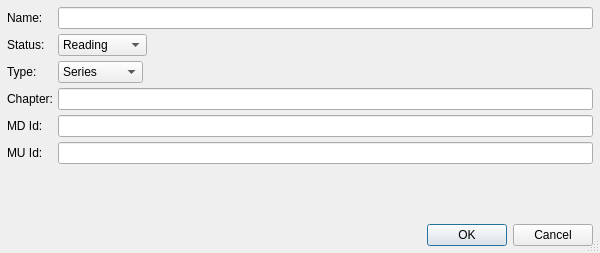
<?xml version="1.0" encoding="UTF-8"?>
<ui version="4.0">
 <class>AddWorkDialog</class>
 <widget class="QDialog" name="AddWorkDialog">
  <property name="geometry">
   <rect>
    <x>0</x>
    <y>0</y>
    <width>600</width>
    <height>253</height>
   </rect>
  </property>
  <property name="windowTitle">
   <string>Add Work</string>
  </property>
  <property name="sizeGripEnabled">
   <bool>true</bool>
  </property>
  <layout class="QVBoxLayout" name="verticalLayout">
   <property name="spacing">
    <number>5</number>
   </property>
   <property name="leftMargin">
    <number>7</number>
   </property>
   <property name="topMargin">
    <number>7</number>
   </property>
   <property name="rightMargin">
    <number>7</number>
   </property>
   <property name="bottomMargin">
    <number>7</number>
   </property>
   <item>
    <layout class="QFormLayout" name="formLayout">
     <item row="0" column="0">
      <widget class="QLabel" name="label">
       <property name="text">
        <string>Name:</string>
       </property>
      </widget>
     </item>
     <item row="0" column="1">
      <widget class="QLineEdit" name="nameLineEdit"/>
     </item>
     <item row="1" column="0">
      <widget class="QLabel" name="label_2">
       <property name="text">
        <string>Status:</string>
       </property>
      </widget>
     </item>
     <item row="1" column="1">
      <widget class="QComboBox" name="statusComboBox">
       <property name="sizePolicy">
        <sizepolicy hsizetype="Maximum" vsizetype="Fixed">
         <horstretch>0</horstretch>
         <verstretch>0</verstretch>
        </sizepolicy>
       </property>
       <item>
        <property name="text">
         <string>Reading</string>
        </property>
       </item>
       <item>
        <property name="text">
         <string>Completed</string>
        </property>
       </item>
      </widget>
     </item>
     <item row="2" column="0">
      <widget class="QLabel" name="label_3">
       <property name="text">
        <string>Type:</string>
       </property>
      </widget>
     </item>
     <item row="2" column="1">
      <widget class="QComboBox" name="typeComboBox">
       <property name="sizePolicy">
        <sizepolicy hsizetype="Maximum" vsizetype="Fixed">
         <horstretch>0</horstretch>
         <verstretch>0</verstretch>
        </sizepolicy>
       </property>
       <item>
        <property name="text">
         <string>Series</string>
        </property>
       </item>
       <item>
        <property name="text">
         <string>One Shot</string>
        </property>
       </item>
       <item>
        <property name="text">
         <string>Anthology</string>
        </property>
       </item>
      </widget>
     </item>
     <item row="3" column="0">
      <widget class="QLabel" name="label_5">
       <property name="text">
        <string>Chapter:</string>
       </property>
      </widget>
     </item>
     <item row="3" column="1">
      <widget class="QLineEdit" name="chapterLineEdit"/>
     </item>
     <item row="4" column="0">
      <widget class="QLabel" name="label_4">
       <property name="text">
        <string>MD Id:</string>
       </property>
      </widget>
     </item>
     <item row="4" column="1">
      <widget class="QLineEdit" name="mdLineEdit"/>
     </item>
     <item row="5" column="0">
      <widget class="QLabel" name="label_6">
       <property name="text">
        <string>MU Id:</string>
       </property>
      </widget>
     </item>
     <item row="5" column="1">
      <widget class="QLineEdit" name="muLineEdit"/>
     </item>
    </layout>
   </item>
   <item>
    <widget class="QDialogButtonBox" name="buttonBox">
     <property name="orientation">
      <enum>Qt::Horizontal</enum>
     </property>
     <property name="standardButtons">
      <set>QDialogButtonBox::Cancel|QDialogButtonBox::Ok</set>
     </property>
    </widget>
   </item>
  </layout>
 </widget>
 <resources/>
 <connections>
  <connection>
   <sender>buttonBox</sender>
   <signal>accepted()</signal>
   <receiver>AddWorkDialog</receiver>
   <slot>accept()</slot>
   <hints>
    <hint type="sourcelabel">
     <x>248</x>
     <y>254</y>
    </hint>
    <hint type="destinationlabel">
     <x>157</x>
     <y>274</y>
    </hint>
   </hints>
  </connection>
  <connection>
   <sender>buttonBox</sender>
   <signal>rejected()</signal>
   <receiver>AddWorkDialog</receiver>
   <slot>reject()</slot>
   <hints>
    <hint type="sourcelabel">
     <x>316</x>
     <y>260</y>
    </hint>
    <hint type="destinationlabel">
     <x>286</x>
     <y>274</y>
    </hint>
   </hints>
  </connection>
 </connections>
</ui>
